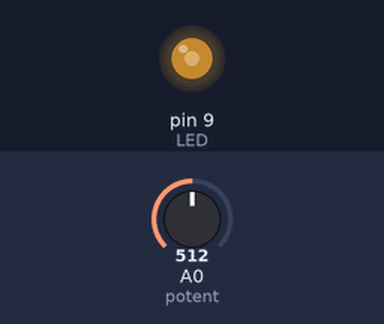
Bench run of a sketch on a simulated Arduino Uno, built with avr-gcc and run on an emulated ATmega328P. Parts: output pins drawn as LEDs (lit = HIGH). The inputs (shaded band) are chosen by the test bench; at power-on: A0 (potent) = 512.

Above: at 1.2 s.
1.3 s: A0 (potent) set to 716
At 2.5 s:
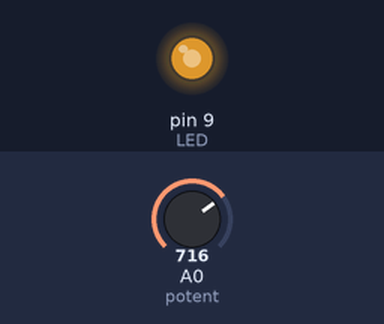
2.8 s: A0 (potent) set to 900
At 3.9 s:
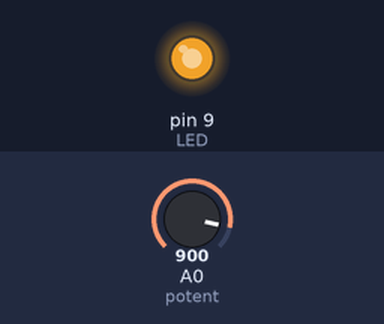
4.3 s: A0 (potent) set to 122
At 5.0 s:
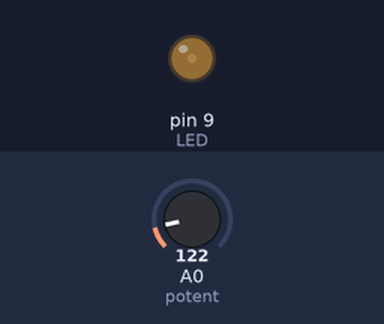
5.8 s: A0 (potent) set to 0
At 6.1 s:
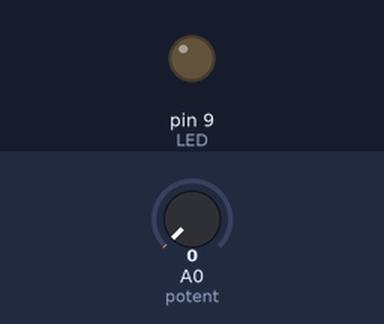
7.3 s: A0 (potent) set to 511
At 8.5 s:
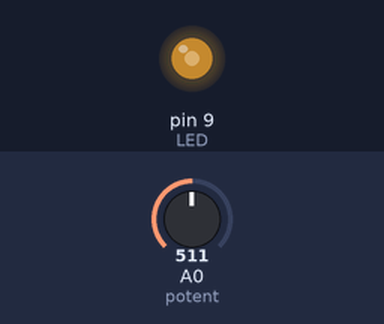
Timing chart, 0 to 9.8 s (numbered marks = the images above; inputs shaded):
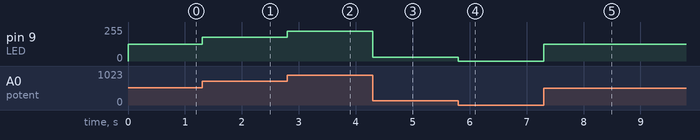

Measured:
- after the input at 1.3 s, pin 9 (LED): 127/255 → 178/255 at once
- after the input at 2.8 s, pin 9 (LED): 178/255 → 224/255 at once
- after the input at 4.3 s, pin 9 (LED): 224/255 → 30/255 at once
- after the input at 5.8 s, pin 9 (LED): 30/255 → 0/255 at once
- after the input at 7.3 s, pin 9 (LED): 0/255 → 127/255 at once

The sketch:

03_potentiometer.ino
```cpp
const byte potent = A0; // analog pin for potentiometer connected to A0
const byte LED = 9; // LED connected to digital pin 9 (supports PWM)
int val = 0; // variable to store analog reading from 0 to 1023 (10-bit ADC)
int val1 = 0; // variable to store mapped value from 0 to 255 (8-bit PWM range)

void setup() {
  pinMode(LED, OUTPUT); // set LED pin as output
}

void loop() {
  val = analogRead(potent); // read potentiometer value
  val1 = map(val, 0, 1023, 0, 255); // map 0-1023 to 0-255
  analogWrite(LED, val1); // output PWM value to LED to control brightness
}
```
